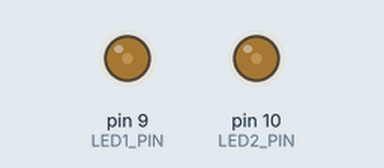
A sketch run on a simulated Arduino Uno, built with avr-gcc and run on an emulated ATmega328P. Shown: output pins drawn as LEDs (lit = HIGH).

Above: at 5.5 s.
Timing chart, 0 to 40.0 s (numbered marks = the images above):
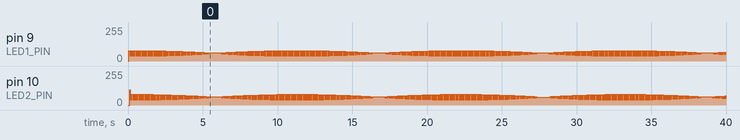

The sketch:

sinewave_delay.ino
```cpp
// تعريف أرجل الليدات (يجب أن تكون تدعم PWM - مثل 9 و 10)
const int LED1_PIN = 9;
const int LED2_PIN = 10;

// =========================================================
// تحديد الأزمنة المطلوبة بالمايكرو ثانية (μs)
// =========================================================

// توقيتات الليد الأول (LED 1)
// 4,800,000 مايكرو ثانية = 4.8 ثانية
const unsigned long LED1_FADE_UP_TIME_US   = 4800;
const unsigned long LED1_FADE_DOWN_TIME_US = 4800;
const unsigned long LED1_OFF_TIME_US       = 500; // 1.0 ثانية إطفاء

// توقيتات الليد الثاني (LED 2)
// 2,000,000 مايكرو ثانية = 2.0 ثانية
const unsigned long LED2_FADE_UP_TIME_US   = 4800;
const unsigned long LED2_FADE_DOWN_TIME_US = 4800;
const unsigned long LED2_OFF_TIME_US       = 500;     // 500 مايكرو ثانية إطفاء

// دالة لحساب الفاصل الزمني بين كل خطوة PWM (0-255)
// بما أن هناك 255 خطوة، فإن زمن الخطوة = المدة الكلية / 255
unsigned long calculateStepInterval(unsigned long totalTime) {
  // نقسم على 255 بدلاً من 256 لأننا ننتقل من 0 إلى 255 (256 قيمة)
  // لكن التدرج يتم على 255 خطوة
  return totalTime / 255;
}

void setup() {
  pinMode(LED1_PIN, OUTPUT);
  pinMode(LED2_PIN, OUTPUT);
}

void loop() {
  // -------------------------
  // 1. دورة الليد الأول (LED 1)
  // -------------------------

  // أ. التدرج الصاعد (Fade Up)
  unsigned long stepInterval1_Up = calculateStepInterval(LED1_FADE_UP_TIME_US);
  for (int brightness = 0; brightness <= 255; brightness += 1) {
    analogWrite(LED1_PIN, brightness);
    // توقف كل شيء حتى تنقضي المدة (Blocking)
    delayMicroseconds(stepInterval1_Up);
  }

  // ب. التدرج الهابط (Fade Down)
  unsigned long stepInterval1_Down = calculateStepInterval(LED1_FADE_DOWN_TIME_US);
  for (int brightness = 255; brightness >= 0; brightness -= 1) {
    analogWrite(LED1_PIN, brightness);
    delayMicroseconds(stepInterval1_Down);
  }

  // ج. فترة الإطفاء (OFF Time)
  // تأكد من إيقاف الليد الثاني
  analogWrite(LED2_PIN, 0);
  delayMicroseconds(LED1_OFF_TIME_US);

  // -------------------------
  // 2. دورة الليد الثاني (LED 2)
  // -------------------------

  // أ. التدرج الصاعد (Fade Up)
  unsigned long stepInterval2_Up = calculateStepInterval(LED2_FADE_UP_TIME_US);
  for (int brightness = 0; brightness <= 255; brightness += 1) {
    analogWrite(LED2_PIN, brightness);
    delayMicroseconds(stepInterval2_Up);
  }

  // ب. التدرج الهابط (Fade Down)
  unsigned long stepInterval2_Down = calculateStepInterval(LED2_FADE_DOWN_TIME_US);
  for (int brightness = 255; brightness >= 0; brightness -= 1) {
    analogWrite(LED2_PIN, brightness);
    delayMicroseconds(stepInterval2_Down);
  }

  // ج. فترة الإطفاء (OFF Time)
  delayMicroseconds(LED2_OFF_TIME_US);
}
```
